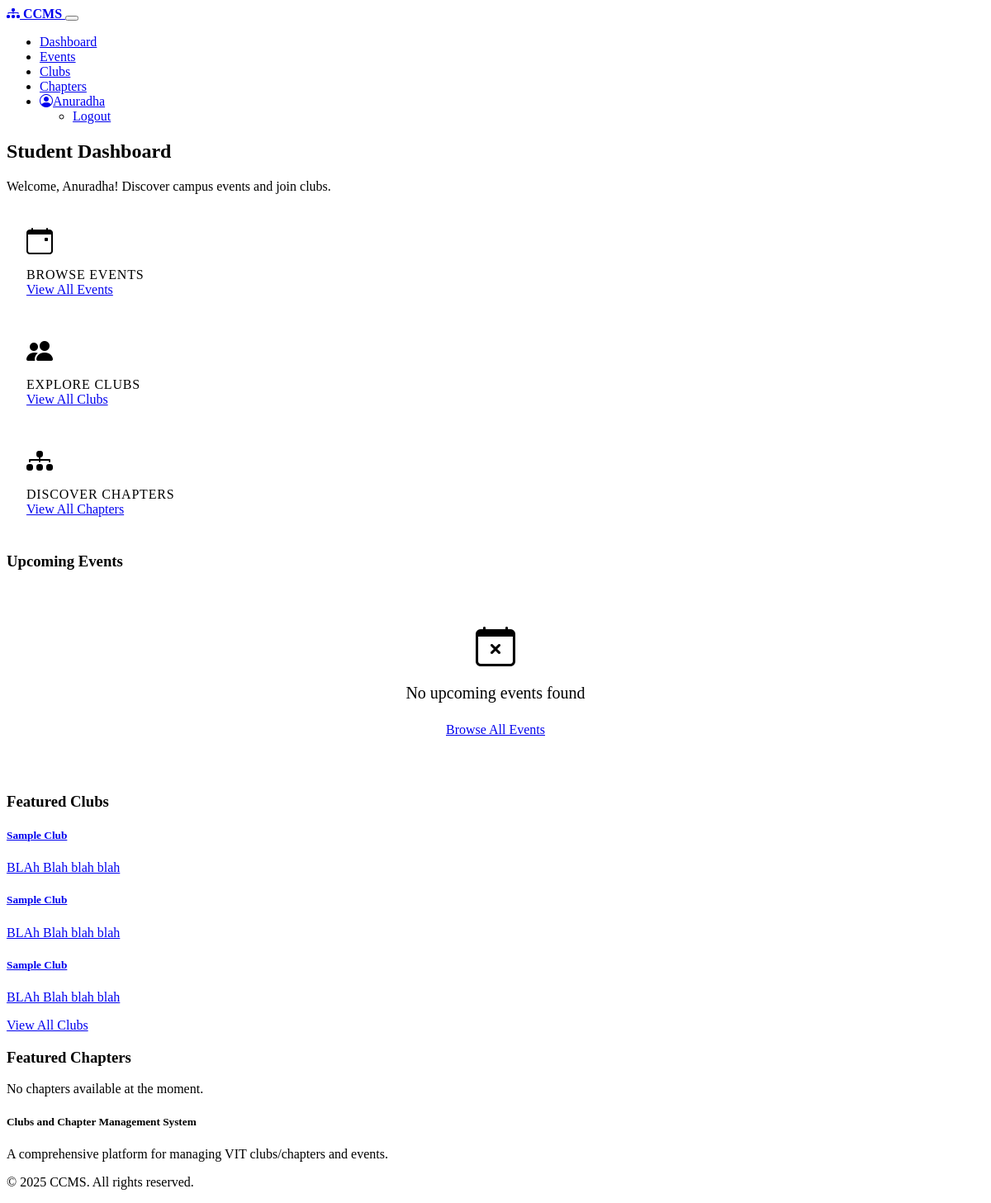
The app's page /student/dashboard (signed in) with its own data.
### models.py (models this page shows, shortened)
class User(UserMixin, db.Model):
    id = db.Column(db.Integer, primary_key=True)
    username = db.Column(db.String(64), unique=True, nullable=False)
    email = db.Column(db.String(120), unique=True, nullable=False)
    password_hash = db.Column(db.String(256), nullable=False)
    role = db.Column(db.String(20), nullable=False)  # 'student', 'board', 'dsw'
    clubs = db.relationship('ClubMember', back_populates='user')
    registrations = db.relationship('Registration', back_populates='user')

class Club(db.Model):
    id = db.Column(db.Integer, primary_key=True)
    name = db.Column(db.String(100), nullable=False)
    type = db.Column(db.String(20), nullable=False)  # 'club' or 'chapter'
    description = db.Column(db.Text, nullable=False)
    members = db.relationship('ClubMember', back_populates='club', cascade="all, delete-orphan")
    events = db.relationship('Event', back_populates='club', cascade="all, delete-orphan")
    created_at = db.Column(db.DateTime, default=datetime.utcnow)
    updated_at = db.Column(db.DateTime, default=datetime.utcnow, onupdate=datetime.utcnow)

### routes.py (the view)
@app.route('/student/dashboard')
@login_required
def student_dashboard():
    if current_user.role != 'student':
        flash('Access denied. You are not a student.', 'danger')
        return redirect(url_for('index'))
    upcoming_events = Event.query.filter(Event.date_from >= datetime.now().date()).limit(5).all()
    clubs = Club.query.filter_by(type='club').limit(5).all()
    chapters = Club.query.filter_by(type='chapter').limit(5).all()
    return render_template('student/dashboard.html',
                          upcoming_events=upcoming_events,
                          clubs=clubs,
                          chapters=chapters)

### app.py (called while the page is built)
@app.context_processor
def inject_now():
    return {'now': datetime.now}

### models.py (called while the page is built)
@login_manager.user_loader
def load_user(user_id):
    return User.query.get(int(user_id))

### Templates/student/dashboard.html (shortened to what this page needs)
{% extends 'base.html' %}
{% block content %}
<div class="row mb-4">
    <div class="col">
        <h2 class="mb-4">Student Dashboard</h2>
        <p class="lead">Welcome, {{ current_user.username }}! Discover campus events and join clubs.</p>
    </div>
</div>
<div class="row mb-5">
    <div class="col-md-4 mb-3">
        <div class="card h-100 stats-card bg-primary bg-opacity-25">
            <div class="card-body text-center">
                <div class="stats-icon">
                    <i class="bi bi-calendar-event"></i>
                </div>
                <div class="stats-label">Browse Events</div>
                <a href="{{ url_for('student_events') }}" class="btn btn-outline-primary mt-3">View All Events</a>
            </div>
        </div>
    </div>
    <div class="col-md-4 mb-3">
        <div class="card h-100 stats-card bg-success bg-opacity-25">
            <div class="card-body text-center">
                <div class="stats-icon">
                    <i class="bi bi-people-fill"></i>
                </div>
                <div class="stats-label">Explore Clubs</div>
                <a href="{{ url_for('student_clubs') }}" class="btn btn-outline-success mt-3">View All Clubs</a>
            </div>
        </div>
    </div>
    <div class="col-md-4 mb-3">
        <div class="card h-100 stats-card bg-info bg-opacity-25">
            <div class="card-body text-center">
                <div class="stats-icon">
                    <i class="bi bi-diagram-3-fill"></i>
                </div>
                <div class="stats-label">Discover Chapters</div>
                <a href="{{ url_for('student_chapters') }}" class="btn btn-outline-info mt-3">View All Chapters</a>
            </div>
        </div>
    </div>
</div>
<h3 class="mb-4">Upcoming Events</h3>
<div class="row">
    {% if upcoming_events %}
        {% for event in upcoming_events %}
            <div class="col-md-6 col-lg-4 mb-4">
                <div class="card h-100 event-card">
                    <div class="card-header d-flex justify-content-between align-items-center">
                        <h5 class="card-title mb-0">{{ event.name }}</h5>
                        <span class="badge badge-upcoming">Upcoming</span>
                    </div>
                    <div class="card-body">
                        <p class="card-text">{{ event.description|truncate(100) }}</p>
                        <div class="mb-2">
                            <i class="bi bi-geo-alt-fill"></i> {{ event.venue }}
                        </div>
                        <div class="mb-2">
                            <i class="bi bi-calendar-event"></i>
                            {{ event.date_from.strftime('%b %d, %Y') }}
                            {% if event.date_from != event.date_to %}
                                to {{ event.date_to.strftime('%b %d, %Y') }}
                            {% endif %}
                        </div>
                        <div class="mb-3">
                            <i class="bi bi-clock"></i>
                            {{ event.time_from.strftime('%I:%M %p') }} - {{ event.time_to.strftime('%I:%M %p') }}
                        </div>
                        <button class="btn btn-sm btn-primary register-event-btn"
                                data-event-id="{{ event.id }}">
                            Register
                        </button>
                    </div>
                </div>
            </div>
        {% endfor %}
    {% else %}
        <div class="col">
            <div class="empty-state">
                <div class="empty-state-icon">
                    <i class="bi bi-calendar-x"></i>
                </div>
                <div class="empty-state-text">No upcoming events found</div>
                <a href="{{ url_for('student_events') }}" class="btn btn-primary">Browse All Events</a>
            </div>
        </div>
    {% endif %}
</div>
<div class="row mt-5">
    <div class="col-md-6">
        <h3 class="mb-4">Featured Clubs</h3>
        {% if clubs %}
            <div class="list-group">
                {% for club in clubs %}
                    <a href="{{ url_for('student_clubs') }}" class="list-group-item list-group-item-action">
                        <div class="d-flex w-100 justify-content-between">
                            <h5 class="mb-1">{{ club.name }}</h5>
                        </div>
                        <p class="mb-1">{{ club.description|truncate(100) }}</p>
                    </a>
                {% endfor %}
            </div>
            <div class="text-center mt-3">
                <a href="{{ url_for('student_clubs') }}" class="btn btn-outline-primary">View All Clubs</a>
            </div>
        {% else %}
            <div class="card">
                <div class="card-body text-center">
                    <p class="mb-0">No clubs available at the moment.</p>
                </div>
            </div>
        {% endif %}
    </div>
    <div class="col-md-6">
        <h3 class="mb-4">Featured Chapters</h3>
        {% if chapters %}
            <div class="list-group">
                {% for chapter in chapters %}
                    <a href="{{ url_for('student_chapters') }}" class="list-group-item list-group-item-action">
                        <div class="d-flex w-100 justify-content-between">
                            <h5 class="mb-1">{{ chapter.name }}</h5>
                        </div>
                        <p class="mb-1">{{ chapter.description|truncate(100) }}</p>
                    </a>
                {% endfor %}
            </div>
            <div class="text-center mt-3">
                <a href="{{ url_for('student_chapters') }}" class="btn btn-outline-primary">View All Chapters</a>
            </div>
        {% else %}
            <div class="card">
                <div class="card-body text-center">
                    <p class="mb-0">No chapters available at the moment.</p>
                </div>
            </div>
        {% endif %}
    </div>
</div>
{% endblock %}

### Templates/base.html (shortened to what this page needs)
<!DOCTYPE html>
<html lang="en" data-bs-theme="dark">
<head>
    <link href="https://cdn.replit.com/agent/bootstrap-agent-dark-theme.min.css" rel="stylesheet">
    <link rel="stylesheet" href="https://cdn.jsdelivr.net/npm/bootstrap-icons@1.11.1/font/bootstrap-icons.css">
    <link rel="stylesheet" href="{{ url_for('static', filename='css/custom.css') }}">
</head>
<body>
    <header>
        <nav class="navbar navbar-expand-lg navbar-dark bg-dark">
            <div class="container">
                <a class="navbar-brand" href="{{ url_for('index') }}">
                    <i class="bi bi-diagram-3-fill me-2"></i>
                    CCMS
                </a>
                <button class="navbar-toggler" type="button" data-bs-toggle="collapse" data-bs-target="#navbarNav"
                    aria-controls="navbarNav" aria-expanded="false" aria-label="Toggle navigation">
                </button>
                <div class="collapse navbar-collapse" id="navbarNav">
                    <ul class="navbar-nav ms-auto">
                        {% if current_user.is_authenticated %}
                            {% if current_user.role == 'student' %}
                                <li class="nav-item">
                                    <a class="nav-link {% if request.endpoint == 'student_dashboard' %}active{% endif %}"
                                        href="{{ url_for('student_dashboard') }}">Dashboard</a>
                                </li>
                                <li class="nav-item">
                                    <a class="nav-link {% if request.endpoint == 'student_events' %}active{% endif %}"
                                        href="{{ url_for('student_events') }}">Events</a>
                                </li>
                                <li class="nav-item">
                                    <a class="nav-link {% if request.endpoint == 'student_clubs' %}active{% endif %}"
                                        href="{{ url_for('student_clubs') }}">Clubs</a>
                                </li>
                                <li class="nav-item">
                                    <a class="nav-link {% if request.endpoint == 'student_chapters' %}active{% endif %}"
                                        href="{{ url_for('student_chapters') }}">Chapters</a>
                                </li>
                            {% endif %}
                            <li class="nav-item dropdown">
                                <a class="nav-link dropdown-toggle" href="#" id="userDropdown" role="button"
                                   data-bs-toggle="dropdown" aria-expanded="false">
                                    <i class="bi bi-person-circle me-1"></i>{{ current_user.username }}
                                </a>
                                <ul class="dropdown-menu dropdown-menu-end" aria-labelledby="userDropdown">
                                    <li><a class="dropdown-item" href="{{ url_for('logout') }}">Logout</a></li>
                                </ul>
                            </li>
                        {% endif %}
                    </ul>
                </div>
            </div>
        </nav>
    </header>
    <main class="py-4 content-wrapper">
        <div class="container">
            {% block content %}{% endblock %}
        </div>
    </main>
    <footer class="bg-dark text-light py-4 mt-auto">
        <div class="container">
            <div class="row">
                <div class="col-md-6">
                    <h5>Clubs and Chapter Management System</h5>
                    <p class="mb-0">A comprehensive platform for managing VIT clubs/chapters and events.</p>
                </div>
                <div class="col-md-6 text-md-end">
                    <p class="mb-0">&copy; 2025 CCMS. All rights reserved.</p>
                </div>
            </div>
        </div>
    </footer>
</body>
</html>

### Static/css/custom.css (style rules this page uses)
.content-wrapper { min-height: calc(100vh - 56px - 70px); }
.navbar-brand { font-weight: 700; }
.stats-card { border-radius: 10px; transition: all 0.3s ease; }
.stats-card .card-body { padding: 1.5rem; }
.stats-card .stats-icon { font-size: 2rem; margin-bottom: 0.75rem; }
.stats-card .stats-label { font-size: 1rem; text-transform: uppercase; letter-spacing: 0.05em; }
.empty-state { text-align: center; padding: 3rem 1rem; }
.empty-state-icon { font-size: 3rem; margin-bottom: 1rem; color: var(--bs-gray-500); }
.empty-state-text { font-size: 1.25rem; color: var(--bs-gray-600); margin-bottom: 1.5rem; }

### records on screen
User: username "Anuradha"
Club: name "Sample Club", description "BLAh Blah blah blah"
Club: name "Sample Club", description "BLAh Blah blah blah"
Club: name "Sample Club", description "BLAh Blah blah blah"
